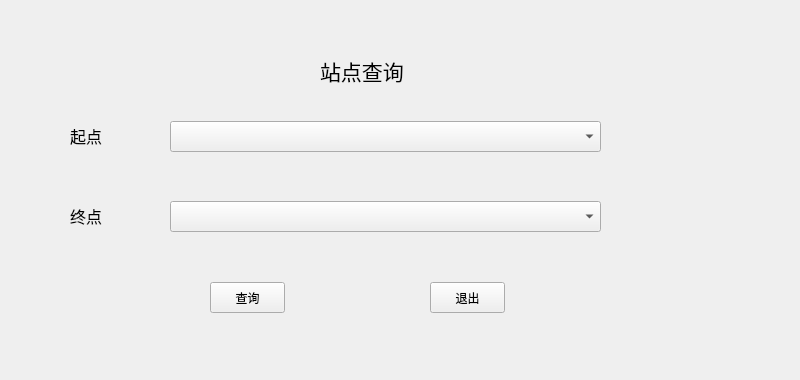
<?xml version="1.0" encoding="UTF-8"?>
<ui version="4.0">
 <class>QtWidgetsSE</class>
 <widget class="QWidget" name="QtWidgetsSE">
  <property name="geometry">
   <rect>
    <x>0</x>
    <y>0</y>
    <width>800</width>
    <height>380</height>
   </rect>
  </property>
  <property name="minimumSize">
   <size>
    <width>800</width>
    <height>380</height>
   </size>
  </property>
  <property name="maximumSize">
   <size>
    <width>800</width>
    <height>380</height>
   </size>
  </property>
  <property name="windowTitle">
   <string>站点查询</string>
  </property>
  <widget class="QLabel" name="labeltitle">
   <property name="geometry">
    <rect>
     <x>320</x>
     <y>50</y>
     <width>191</width>
     <height>41</height>
    </rect>
   </property>
   <property name="font">
    <font>
     <pointsize>16</pointsize>
    </font>
   </property>
   <property name="text">
    <string>站点查询</string>
   </property>
  </widget>
  <widget class="QLabel" name="labelfirst">
   <property name="geometry">
    <rect>
     <x>70</x>
     <y>120</y>
     <width>81</width>
     <height>31</height>
    </rect>
   </property>
   <property name="font">
    <font>
     <pointsize>12</pointsize>
    </font>
   </property>
   <property name="text">
    <string>起点</string>
   </property>
  </widget>
  <widget class="QLabel" name="labelsecond">
   <property name="geometry">
    <rect>
     <x>70</x>
     <y>200</y>
     <width>81</width>
     <height>31</height>
    </rect>
   </property>
   <property name="font">
    <font>
     <pointsize>12</pointsize>
    </font>
   </property>
   <property name="text">
    <string>终点</string>
   </property>
  </widget>
  <widget class="QComboBox" name="comboBoxStart">
   <property name="geometry">
    <rect>
     <x>170</x>
     <y>121</y>
     <width>431</width>
     <height>31</height>
    </rect>
   </property>
  </widget>
  <widget class="QComboBox" name="comboBoxEnd">
   <property name="geometry">
    <rect>
     <x>170</x>
     <y>201</y>
     <width>431</width>
     <height>31</height>
    </rect>
   </property>
  </widget>
  <widget class="QPushButton" name="pushButtonSearch">
   <property name="geometry">
    <rect>
     <x>210</x>
     <y>282</y>
     <width>75</width>
     <height>31</height>
    </rect>
   </property>
   <property name="text">
    <string>查询</string>
   </property>
  </widget>
  <widget class="QPushButton" name="pushButtonQuit">
   <property name="geometry">
    <rect>
     <x>430</x>
     <y>282</y>
     <width>75</width>
     <height>31</height>
    </rect>
   </property>
   <property name="text">
    <string>退出</string>
   </property>
  </widget>
 </widget>
 <layoutdefault spacing="6" margin="11"/>
 <resources/>
 <connections>
  <connection>
   <sender>pushButtonSearch</sender>
   <signal>clicked()</signal>
   <receiver>QtWidgetsSE</receiver>
   <slot>inputloc()</slot>
   <hints>
    <hint type="sourcelabel">
     <x>247</x>
     <y>301</y>
    </hint>
    <hint type="destinationlabel">
     <x>399</x>
     <y>189</y>
    </hint>
   </hints>
  </connection>
  <connection>
   <sender>pushButtonQuit</sender>
   <signal>clicked()</signal>
   <receiver>QtWidgetsSE</receiver>
   <slot>close()</slot>
   <hints>
    <hint type="sourcelabel">
     <x>467</x>
     <y>301</y>
    </hint>
    <hint type="destinationlabel">
     <x>399</x>
     <y>189</y>
    </hint>
   </hints>
  </connection>
  <connection>
   <sender>comboBoxStart</sender>
   <signal>currentIndexChanged(QString)</signal>
   <receiver>QtWidgetsSE</receiver>
   <slot>searchstart(QString)</slot>
   <hints>
    <hint type="sourcelabel">
     <x>385</x>
     <y>140</y>
    </hint>
    <hint type="destinationlabel">
     <x>399</x>
     <y>189</y>
    </hint>
   </hints>
  </connection>
  <connection>
   <sender>comboBoxEnd</sender>
   <signal>currentIndexChanged(QString)</signal>
   <receiver>QtWidgetsSE</receiver>
   <slot>searchend(QString)</slot>
   <hints>
    <hint type="sourcelabel">
     <x>385</x>
     <y>220</y>
    </hint>
    <hint type="destinationlabel">
     <x>399</x>
     <y>189</y>
    </hint>
   </hints>
  </connection>
 </connections>
 <slots>
  <slot>inputloc()</slot>
  <slot>searchstart(QString)</slot>
  <slot>searchend(QString)</slot>
 </slots>
</ui>
